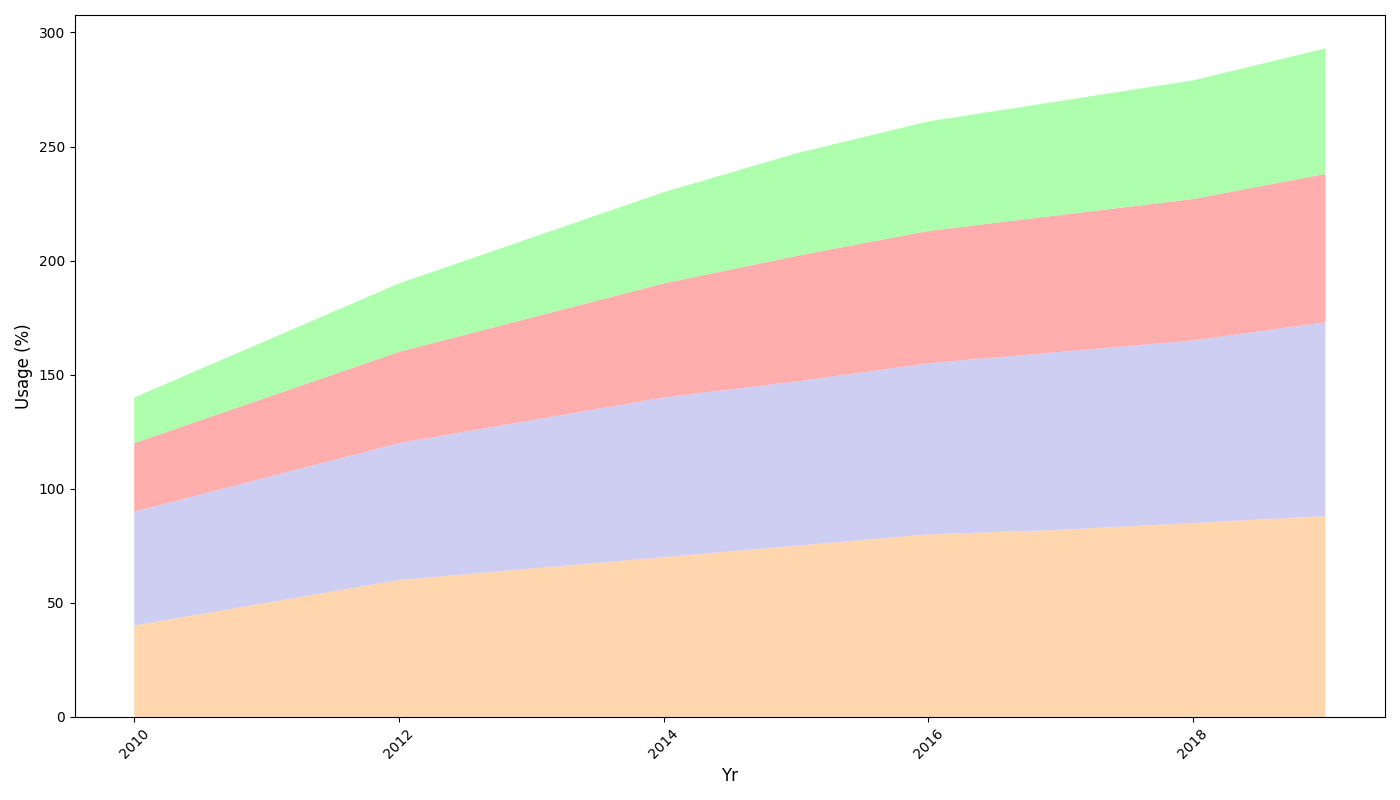

This figure's Python source:
import matplotlib.pyplot as plt
import numpy as np

years = np.array(range(2010, 2020))

usage_15_24 = np.array([40, 50, 60, 65, 70, 75, 80, 82, 85, 88])
usage_25_34 = np.array([50, 55, 60, 65, 70, 72, 75, 78, 80, 85])
usage_35_44 = np.array([30, 35, 40, 45, 50, 55, 58, 60, 62, 65])
usage_45_plus = np.array([20, 25, 30, 35, 40, 45, 48, 50, 52, 55])

# Removed usage_5_14
usage_data = np.vstack([usage_15_24, usage_25_34, usage_35_44, usage_45_plus])

fig, ax = plt.subplots(figsize=(14, 8))

ax.stackplot(years, usage_data, colors=['#ffcc99', '#c2c2f0', '#ff9999', '#99ff99'], alpha=0.8)

ax.set_xlabel("Yr", fontsize=12)
ax.set_ylabel("Usage (%)", fontsize=12)

plt.xticks(rotation=45)
plt.tight_layout()

plt.show()
